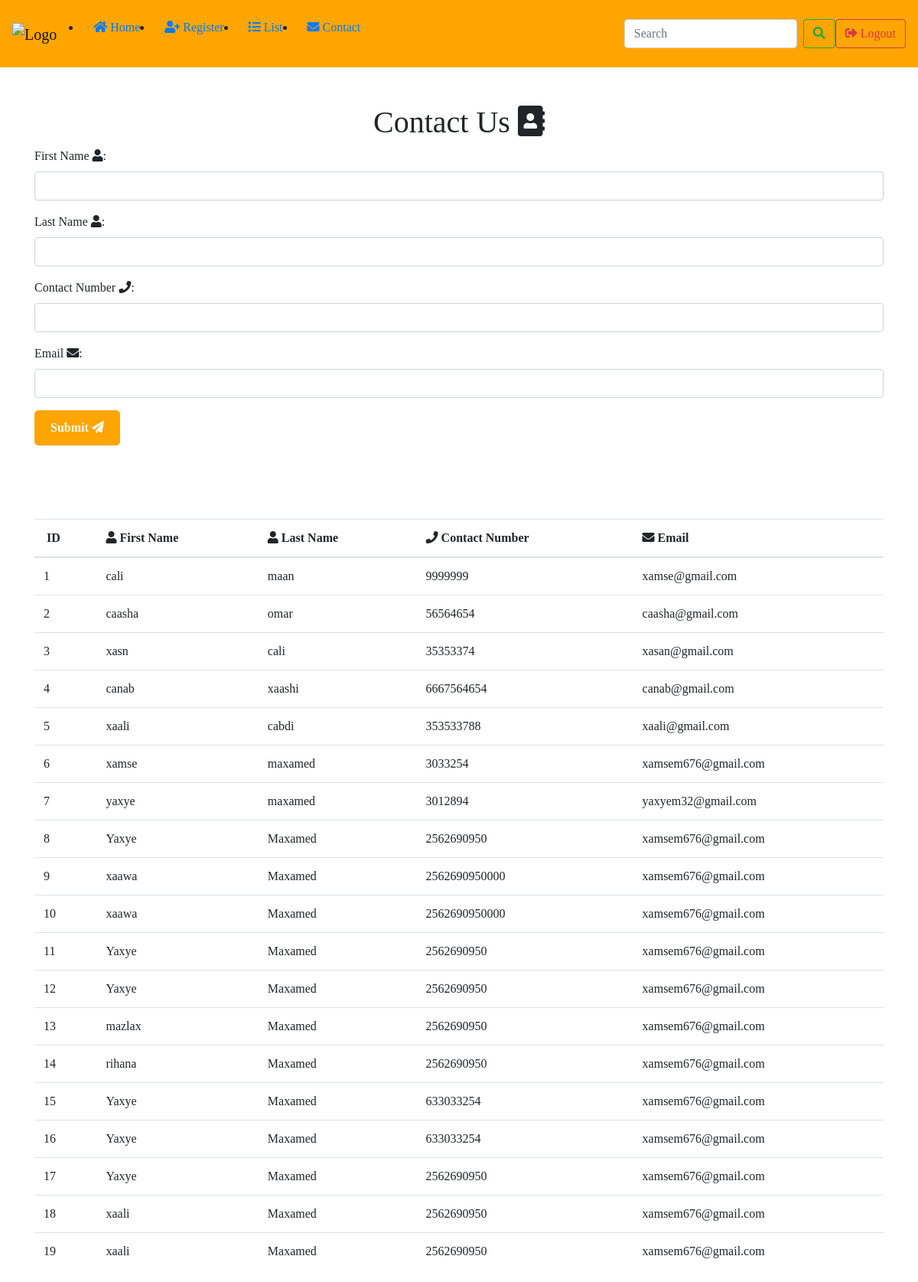
The page /contact/ (signed in) on the database its author committed.
### payroll/models.py (models this page shows, shortened)
class Contact(models.Model):
    first_name = models.CharField(max_length=100)
    last_name = models.CharField(max_length=100)
    contact_number = models.CharField(max_length=20)
    email = models.EmailField()

### payroll/views.py (the view, shortened to what this page needs)
# urls.py: path('contact/', views.contact, name='contact'),
@login_required
def contact(request):
    contacts = Contact.objects.all()
    context = {'contacts': contacts}
    return render(request, 'contact.html', context)

### payroll/templates/contact.html (shortened to what this page needs)
{% extends 'base.html' %}
{% block content %}
<!DOCTYPE html>
<html lang="en">
<head>
    <link href="https://cdnjs.cloudflare.com/ajax/libs/font-awesome/5.15.3/css/all.min.css" rel="stylesheet">
</head>
<body>
    <h1 class="text-center">Contact Us <i class="fas fa-address-book"></i></h1>
    <form action="/contact/" method="post">
        <div class="form-group">
            <label for="first_name">First Name <i class="fas fa-user"></i>:</label>
            <input type="text" class="form-control" id="first_name" name="first_name" required>
        </div>
        <div class="form-group">
            <label for="last_name">Last Name <i class="fas fa-user"></i>:</label>
            <input type="text" class="form-control" id="last_name" name="last_name" required>
        </div>
        <div class="form-group">
            <label for="contact_number">Contact Number <i class="fas fa-phone"></i>:</label>
            <input type="text" class="form-control" id="contact_number" name="contact_number" required>
        </div>
        <div class="form-group">
            <label for="email">Email <i class="fas fa-envelope"></i>:</label>
            <input type="email" class="form-control" id="email" name="email" required>
        </div>
        <button type="submit" class="btn btn-orange">Submit <i class="fas fa-paper-plane"></i></button>
    </form> <br><br> <br>
    <table class="table mt-4">
        <thead>
            <tr>
                <th scope="col">  ID</th>
                <th scope="col"> <i class="fas fa-user"></i> First Name</th>
                <th scope="col"> <i class="fas fa-user"></i> Last Name</th>
                <th scope="col"> <i class="fas fa-phone"></i> Contact Number</th>
                <th scope="col"> <i class="fas fa-envelope"></i> Email</th>
            </tr>
        </thead>
        <tbody>
            {% for contact in contacts %}
            <tr>
                <td>{{forloop.counter}}</td>
                <td>{{ contact.first_name }}</td>
                <td>{{ contact.last_name }}</td>
                <td>{{ contact.contact_number }}</td>
                <td>{{ contact.email }}</td>
            </tr>
            {% endfor %}
        </tbody>
    </table>
</body>
</html>
{% endblock %}

### payroll/templates/base.html (style rules this page uses)
body { font-family: 'Times New Roman', Times, serif; }

### payroll/templates/contact.html (style rules this page uses)
.btn-orange { background-color: orange; border-color: orange; color: white; font-weight: bold; padding: 10px 20px; border-radius: 5px; cursor: pointer; }

### rows shown on the page
Contact: first_name "cali", last_name "maan", contact_number "9999999", email "xamse@gmail.com"
Contact: first_name "caasha", last_name "omar", contact_number "56564654", email "caasha@gmail.com"
Contact: first_name "xasn", last_name "cali", contact_number "35353374", email "xasan@gmail.com"
Contact: first_name "canab", last_name "xaashi", contact_number "6667564654", email "canab@gmail.com"
Contact: first_name "xaali", last_name "cabdi", contact_number "353533788", email "xaali@gmail.com"
Contact: first_name "xamse", last_name "maxamed", contact_number "3033254", email "xamsem676@gmail.com"
Contact: first_name "yaxye", last_name "maxamed", contact_number "3012894", email "yaxyem32@gmail.com"
Contact: first_name "Yaxye", last_name "Maxamed", contact_number "2562690950", email "xamsem676@gmail.com"
Contact: first_name "xaawa", last_name "Maxamed", contact_number "2562690950000", email "xamsem676@gmail.com"
Contact: first_name "xaawa", last_name "Maxamed", contact_number "2562690950000", email "xamsem676@gmail.com"
Contact: first_name "Yaxye", last_name "Maxamed", contact_number "2562690950", email "xamsem676@gmail.com"
Contact: first_name "Yaxye", last_name "Maxamed", contact_number "2562690950", email "xamsem676@gmail.com"
Contact: first_name "mazlax", last_name "Maxamed", contact_number "2562690950", email "xamsem676@gmail.com"
Contact: first_name "rihana", last_name "Maxamed", contact_number "2562690950", email "xamsem676@gmail.com"
Contact: first_name "Yaxye", last_name "Maxamed", contact_number "633033254", email "xamsem676@gmail.com"
Contact: first_name "Yaxye", last_name "Maxamed", contact_number "633033254", email "xamsem676@gmail.com"
Contact: first_name "Yaxye", last_name "Maxamed", contact_number "2562690950", email "xamsem676@gmail.com"
Contact: first_name "xaali", last_name "Maxamed", contact_number "2562690950", email "xamsem676@gmail.com"
Contact: first_name "xaali", last_name "Maxamed", contact_number "2562690950", email "xamsem676@gmail.com"
